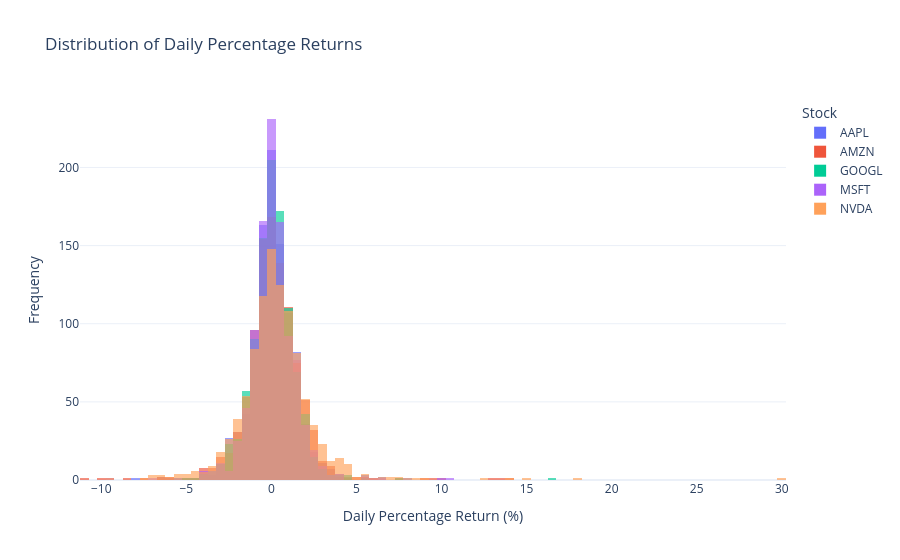

Notebook code cell kept with this figure:
### Code cell
fig = px.histogram(
    returns_data,
    x='daily_percentage_return',
    color='symbol',
    barmode='overlay',
    opacity=0.65,
    nbins=100,
    title='Distribution of Daily Percentage Returns',
    labels={
        'daily_percentage_return': 'Daily Return (%)',
        'symbol': 'Stock'
    }
)

fig.update_layout(
    template='plotly_white',
    height=600,
    xaxis_title='Daily Percentage Return (%)',
    yaxis_title='Frequency'
)

fig.show()

### Figure 1 — Plotly figure (JSON) as saved in the notebook; plotly's stock layout.template omitted (floating-point values rounded to 4 significant figures; data arrays with more than 128 entries replaced by an {"elided": "..."} marker saying what was removed)
{"data": [{"alignmentgroup": "True", "bingroup": "x", "hovertemplate": "Stock=AAPL<br>Daily Return (%)=%{x}<br>count=%{y}<extra></extra>", "legendgroup": "AAPL", "marker": {"color": "#636efa", "opacity": 0.65, "pattern": {"shape": ""}}, "name": "AAPL", "nbinsx": 100, "offsetgroup": "AAPL", "orientation": "v", "showlegend": true, "type": "histogram", "x": {"elided": "1007 float values"}, "xaxis": "x", "yaxis": "y"}, {"alignmentgroup": "True", "bingroup": "x", "hovertemplate": "Stock=AMZN<br>Daily Return (%)=%{x}<br>count=%{y}<extra></extra>", "legendgroup": "AMZN", "marker": {"color": "#EF553B", "opacity": 0.65, "pattern": {"shape": ""}}, "name": "AMZN", "nbinsx": 100, "offsetgroup": "AMZN", "orientation": "v", "showlegend": true, "type": "histogram", "x": {"elided": "1007 float values"}, "xaxis": "x", "yaxis": "y"}, {"alignmentgroup": "True", "bingroup": "x", "hovertemplate": "Stock=GOOGL<br>Daily Return (%)=%{x}<br>count=%{y}<extra></extra>", "legendgroup": "GOOGL", "marker": {"color": "#00cc96", "opacity": 0.65, "pattern": {"shape": ""}}, "name": "GOOGL", "nbinsx": 100, "offsetgroup": "GOOGL", "orientation": "v", "showlegend": true, "type": "histogram", "x": {"elided": "1007 float values"}, "xaxis": "x", "yaxis": "y"}, {"alignmentgroup": "True", "bingroup": "x", "hovertemplate": "Stock=MSFT<br>Daily Return (%)=%{x}<br>count=%{y}<extra></extra>", "legendgroup": "MSFT", "marker": {"color": "#ab63fa", "opacity": 0.65, "pattern": {"shape": ""}}, "name": "MSFT", "nbinsx": 100, "offsetgroup": "MSFT", "orientation": "v", "showlegend": true, "type": "histogram", "x": {"elided": "1007 float values"}, "xaxis": "x", "yaxis": "y"}, {"alignmentgroup": "True", "bingroup": "x", "hovertemplate": "Stock=NVDA<br>Daily Return (%)=%{x}<br>count=%{y}<extra></extra>", "legendgroup": "NVDA", "marker": {"color": "#FFA15A", "opacity": 0.65, "pattern": {"shape": ""}}, "name": "NVDA", "nbinsx": 100, "offsetgroup": "NVDA", "orientation": "v", "showlegend": true, "type": "histogram", "x": {"elided": "1007 float values"}, "xaxis": "x", "yaxis": "y"}], "layout": {"autosize": true, "barmode": "overlay", "legend": {"title": {"text": "Stock"}, "tracegroupgap": 0}, "title": {"text": "Distribution of Daily Percentage Returns"}, "xaxis": {"anchor": "y", "autorange": true, "domain": [0, 1], "range": [-11.25, 30.25], "title": {"text": "Daily Percentage Return (%)"}, "type": "linear"}, "yaxis": {"anchor": "x", "autorange": true, "domain": [0, 1], "range": [0, 243.2], "title": {"text": "Frequency"}}}}
